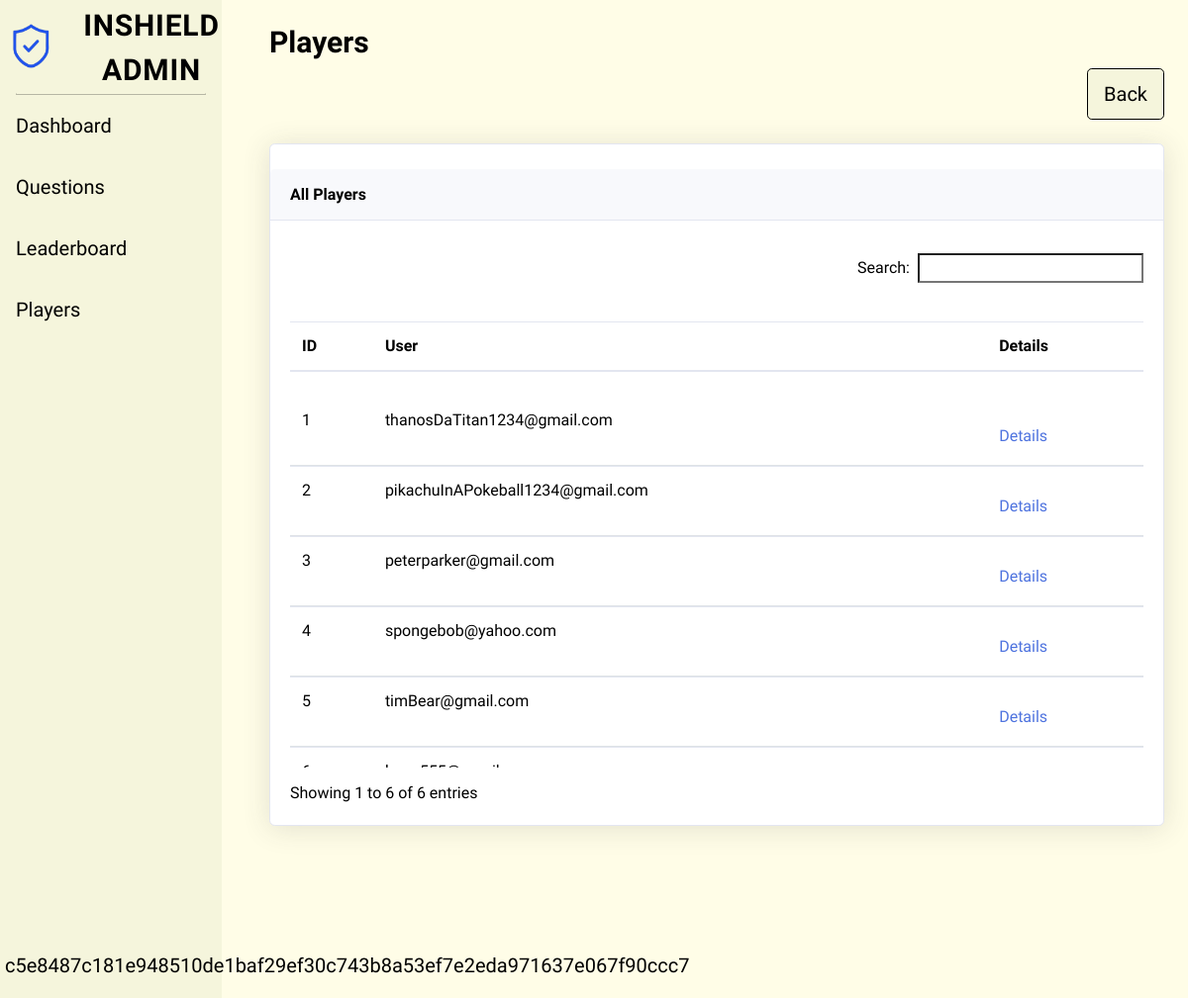
The page /adminPlayers.php (signed in) on the database its author committed.
### tables this page shows
CREATE TABLE `players` (
  `playerID` int(11) NOT NULL,
  `iv` varchar(32) NOT NULL,
  `email` varchar(256) NOT NULL,
  `displayName` varchar(256) NOT NULL,
  `password` varchar(256) NOT NULL,
  `points` varchar(256) NOT NULL,
  `leaderboard_position` varchar(256) NOT NULL,
  `streak` varchar(256) NOT NULL,
  `last_login_time` varchar(256) NOT NULL,
  `latest_login_time` varchar(256) NOT NULL,
  `badge` varchar(256) NOT NULL,
  `ranking_category1` varchar(256) NOT NULL,
  `ranking_category2` varchar(256) NOT NULL,
  `ranking_category3` varchar(256) NOT NULL,
  `ranking_category4` varchar(256) NOT NULL,
  `levels` varchar(256) NOT NULL,
  `google2FA_secretKey` varchar(256) DEFAULT NULL
);

### adminPlayers.php (the view, shortened to what this page needs)
<!DOCTYPE html>
<html>
    <link href="css/dataTables.min.css" rel="stylesheet">
    <link href="css/adminStyle.css" rel="stylesheet" type="text/css" />
    <link rel="stylesheet" href="https://cdn.jsdelivr.net/npm/bootstrap@5.2.3/dist/css/bootstrap.min.css">
</head>
<body id="page-top">
    <div id="wrapper">
        <?php
            include './headerFooterAdmin.php';
        ?>
        <div class="container-fluid ps-5">
        <h1 class="text-left txt fw-bold">Players</h1>
        <div class="d-flex flex-row-reverse">
            <a href="adminDashboard.php" class="btn btn-design txt txt-resize h-auto btn-txt btn-lg" role="button">Back</a>
        </div>
        <br/>
        <form action="" method="POST">
        <div class="card shadow mb-4 txt">
            <div class="card-header py-3">
                <h6 class="h6 m-0 font-weight-bold">All Players</h6>
            </div>
            <div class="card-body">
                <div class="table-responsive">
                    <table class="table txt" id="dataTable" width="100%" cellspacing="0">
                        <thead>
                            <tr>
                                <th class="fs-6">ID</th>
                                <th class="fs-6">User</th>
                                <th class="fs-6">Details</th>
                            </tr>
                        </thead>
                        <tbody>
                            <?php
                                $con = new mysqli(DB_HOST, DB_USER, DB_PASS, DB_NAME);
                                $sql = "SELECT * FROM players";
                                if($result = $con ->query($sql))
                                {
                                    $cipher = 'AES-128-CBC';
                                    $key = 'thebestsecretkey';
                                    while($row = $result -> fetch_object())
                                    {
                                        $iv = hex2bin($row -> iv);
                                        $displayName_bin = hex2bin($row -> displayName);
                                        $displayName = openssl_decrypt($displayName_bin, $cipher, $key, OPENSSL_RAW_DATA, $iv);
                                        printf('
                                            <tr id="%s">
                                                <td class="fs-6">%s</td>
                                                <td class="fs-6">%s</td>
                                                <td>
                                                    <a href="adminPlayerDetails.php?id=%d" class="edit-delete-btn fs-6">Details</a>
                                                </td>
                                            </tr>
                                                 ', $row->playerID, $row->playerID, $displayName, $row->playerID);
                                    }
                            }
                            ?>
                        </tbody>
                    </table>
                </div>
            </div>
        </div>
    </form>
    </div>
    </div>
</body>
</html>

### headerFooterAdmin.php (shortened to what this page needs)
<head>
    <link rel="stylesheet" href="https://use.fontawesome.com/releases/v5.0.6/css/all.css">
    <link href="css/dataTables.min.css" rel="stylesheet">
    <link href="css/adminStyle.css" rel="stylesheet" type="text/css" />
</head>
    <ul class="navbar-nav bg-gradient-primary sidebar sidebar-dark accordion navbar-admin sticky-top" id="accordionSidebar">
    <a class="sidebar-brand d-flex align-items-center justify-content-center nav-link" href="adminDashboard.php">
    <div class="sidebar-brand mx-0"><img src="img/icon.png" class="img-att"></div>
    <div class="sidebar-brand-text mx-3 txt">INSHIELD Admin</div>
    </a>
    <br/>
    <hr class="sidebar-divider my-0">
    <li class="nav-item dashboard-active">
        <a class="nav-link" href="adminDashboard.php">
        <span class="navlink txt-sidebar">Dashboard</span></a>
    </li>
    <li class="nav-item">
        <a class="nav-link" href="adminQuestions.php">
        <span class="navlink txt-sidebar">Questions</span>
        </a>
    </li>
    <li class="nav-item">
        <a class="nav-link" href="adminLeaderboard.php">
            <span class="navlink txt-sidebar">Leaderboard</span>
        </a>
    </li>
    <li class="nav-item">
        <a class="nav-link" href="adminPlayers.php">
            <span class="navlink txt-sidebar">Players</span>
        </a>
    </li>
    <li class="fixed-bottom itm-btm text-wrap">
        <?php
            if(isset($_SESSION["aName"]))
            {
                echo '<a href="adminDetails.php" class="nav-link"><span class="navlink txt-sidebar">' . $_SESSION["aName"]. '</span></a>';
            }
            else
            {
                echo '<a href="login.php" class="nav-link"><span class="navlink txt-sidebar">Login</span></a>';
            }
        ?>
    </li>
</ul>

### adminPlayers.php (style rules this page uses)
.txt { font-family: "Strait"; color: #000000 !important; }
.btn-design { border-color: #000000 !important; background-color: #F5F5DC !important; }
.txt-resize { font-size: 20px !important; }
.btn-txt { vertical-align: middle !important; padding-top:10px !important; padding-bottom:10px !important; }
.edit-delete-btn { background-color: white; border:none; }

### headerFooterAdmin.php (style rules this page uses)
html body { background-color: #FFFDE7; }
.bg-gradient-primary { background: #F5F5DC; }
.sidebar-brand-text, .navlink { color: #000000; }
.sidebar-brand-text { font-family: "Strait"; }
.sidebar-divider { border: 1px solid #000000; }
.img-att { height: 45px; width: 50px; padding-left: 10px; }
.txt { padding-top: 25px; font-family: "Strait"; font-size: 30px; }
.txt-sidebar { font-family: "Strait"; font-size: 20px !important; color: #000000; }
.itm-btm { padding-left: 5px; padding-bottom: 10px; }

### rows shown on the page
players: playerID "1", displayName "thanosDaTitan1234@gmail.com"
players: playerID "2", displayName "pikachuInAPokeball1234@gmail.com"
players: playerID "3", displayName "peterparker@gmail.com"
players: playerID "4", displayName "spongebob@yahoo.com"
players: playerID "5", displayName "timBear@gmail.com"

### other values the page prints
$_SESSION["aName"] "c5e8487c181e948510de1baf29ef30c743b8a53ef7e2eda971637e067f90ccc7"
